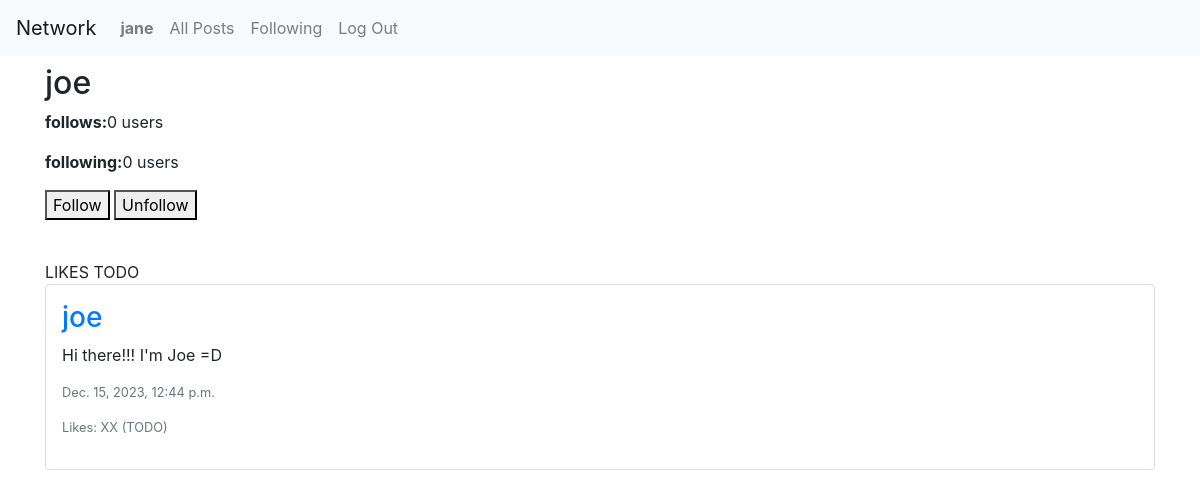
The app's page /profile/4 (signed in) with its own data.
### network/models.py (models this page shows, shortened)
class User(AbstractUser):
    pass

class Post(models.Model):
    author = models.ForeignKey(User, on_delete=models.CASCADE, related_name='posts')
    body = models.CharField(max_length=255)
    timestamp = models.DateTimeField(auto_now_add=True)

### network/views.py (the view)
# urls.py: path("profile/<int:user_id>", views.profile, name="profile"),
def profile(request, user_id):
    user = User.objects.get(pk=user_id)
    posts = Post.objects.filter(author=user).order_by('id').reverse()
    follower = Follow.objects.filter(follower=user)
    following = Follow.objects.filter(following=user)
    try:
        if len(follower.filter(user=User.objects.get(pk=request.user.id))) == 0:
            isFollowing = False
        else:
            isFollowing = False
    except:
        isFollowing = False
    paginator = Paginator(posts, 10)
    page_number = request.GET.get('page')
    page_obj = paginator.get_page(page_number)
    return render(request, "network/profile.html", {
        'posts': posts,
        'page_obj': page_obj,
        'username': user.username,
        'profile_owner': user,
        'isFollowing': isFollowing,
        'following': following,
        'follower': follower,
    })

### network/templates/network/profile.html (shortened to what this page needs)
{% extends "network/layout.html" %}  {% block body %}
<div class="container pt-2">
  <h2 id="user_name">{{ username }}</h2>
     <div style="margin-bottom: 40px;" id="profile">
        <p id="following_count"><strong>follows:</strong>{{user.following.count}} users</p>
        <p id="followed_count"><strong>following:</strong>{{user.follower.count}} users</p>
        {% if request.user.is_authenticated %}
        <div id="buttons">
            <button id="follow">Follow</button>
            <button id="unfollow">Unfollow</button>
        </div>
        {% endif %}
    </div>
    <div>
      <div id="likes-stats">LIKES TODO</div>
    </div>
    <div id="all-posts">
      {% for post in page_obj %}
      <div class="card mb-2 p-3">
        <h3>
          <a href="{% url 'profile' user_id=post.author.id %}"
            >{{ post.author }}</a
          >
        </h3>
        <p>{{ post.body }}</p>
        <p class="text-secondary lh-1 small">{{ post.timestamp }}</p>
        <p class="text-secondary lh-1 small">Likes: XX (TODO)</p>
      </div>
      {% empty %}
      <h3>No posts available</h3>
      {% endfor %}
    </div>
  </div>
   {% endblock %}

### network/templates/network/layout.html (shortened to what this page needs)
{% load static %}
<!DOCTYPE html>
<html lang="en">
  <head>
    <link
      rel="stylesheet"
      href="https://stackpath.bootstrapcdn.com/bootstrap/4.4.1/css/bootstrap.min.css"
    />
    <link href="{% static 'network/styles.css' %}" rel="stylesheet" />
  </head>
  <body>
    <nav class="navbar navbar-expand-lg navbar-light bg-light">
      <a class="navbar-brand" href="{% url 'index' %}">Network</a>
      <div>
        <ul class="navbar-nav mr-auto">
          {% if user.is_authenticated %}
          <li class="nav-item">
            <a class="nav-link" href="{% url 'profile' user_id=user.id %}"
              ><strong>{{ user.username }}</strong></a
            >
          </li>
          {% endif %}
          <li class="nav-item">
            <a class="nav-link" href="{% url 'index' %}">All Posts</a>
          </li>
          {% if user.is_authenticated %}
          <li class="nav-item">
            <a class="nav-link" href="{% url 'following' %}">Following</a>
          </li>
          <li class="nav-item">
            <a class="nav-link" href="{% url 'logout' %}">Log Out</a>
          </li>
          {% endif %}
        </ul>
      </div>
    </nav>
    <div class="body">{% block body %} {% endblock %}</div>
  </body>
</html>

### records on screen
User: username "jane", following.count "0", follower.count "0"
User: username "joe"
Post: author "joe", body "Hi there!!! I'm Joe =D", timestamp "Dec. 15, 2023, 12:44 p.m."
